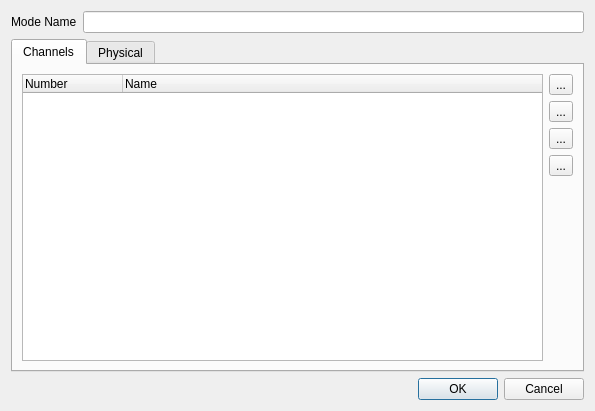
<ui version="4.0" >
 <class>EditMode</class>
 <widget class="QDialog" name="EditMode" >
  <property name="geometry" >
   <rect>
    <x>0</x>
    <y>0</y>
    <width>595</width>
    <height>411</height>
   </rect>
  </property>
  <property name="windowTitle" >
   <string>Dialog</string>
  </property>
  <layout class="QVBoxLayout" >
   <item>
    <layout class="QHBoxLayout" >
     <item>
      <widget class="QLabel" name="m_modeNameLabel" >
       <property name="text" >
        <string>Mode Name</string>
       </property>
      </widget>
     </item>
     <item>
      <widget class="QLineEdit" name="m_modeNameEdit" />
     </item>
    </layout>
   </item>
   <item>
    <widget class="QTabWidget" name="m_tab" >
     <property name="currentIndex" >
      <number>0</number>
     </property>
     <widget class="QWidget" name="tab" >
      <attribute name="title" >
       <string>Channels</string>
      </attribute>
      <layout class="QHBoxLayout" >
       <item>
        <widget class="QTreeWidget" name="m_channelList" >
         <property name="rootIsDecorated" >
          <bool>false</bool>
         </property>
         <property name="itemsExpandable" >
          <bool>false</bool>
         </property>
         <column>
          <property name="text" >
           <string>Number</string>
          </property>
         </column>
         <column>
          <property name="text" >
           <string>Name</string>
          </property>
         </column>
        </widget>
       </item>
       <item>
        <layout class="QVBoxLayout" >
         <item>
          <widget class="QToolButton" name="m_addChannelButton" >
           <property name="text" >
            <string>...</string>
           </property>
          </widget>
         </item>
         <item>
          <widget class="QToolButton" name="m_removeChannelButton" >
           <property name="text" >
            <string>...</string>
           </property>
          </widget>
         </item>
         <item>
          <widget class="QToolButton" name="m_raiseChannelButton" >
           <property name="text" >
            <string>...</string>
           </property>
          </widget>
         </item>
         <item>
          <widget class="QToolButton" name="m_lowerChannelButton" >
           <property name="text" >
            <string>...</string>
           </property>
          </widget>
         </item>
         <item>
          <spacer>
           <property name="orientation" >
            <enum>Qt::Vertical</enum>
           </property>
           <property name="sizeHint" >
            <size>
             <width>20</width>
             <height>40</height>
            </size>
           </property>
          </spacer>
         </item>
        </layout>
       </item>
      </layout>
     </widget>
     <widget class="QWidget" name="tab" >
      <attribute name="title" >
       <string>Physical</string>
      </attribute>
      <layout class="QGridLayout" >
       <item row="0" column="0" >
        <widget class="QGroupBox" name="groupBox" >
         <property name="title" >
          <string>Bulb</string>
         </property>
         <layout class="QVBoxLayout" >
          <item>
           <layout class="QHBoxLayout" >
            <item>
             <widget class="QLabel" name="m_bulbTypeLabel" >
              <property name="text" >
               <string>Type</string>
              </property>
             </widget>
            </item>
            <item>
             <widget class="QComboBox" name="m_bulbTypeCombo" >
              <property name="editable" >
               <bool>true</bool>
              </property>
              <item>
               <property name="text" >
                <string>CDM 70W</string>
               </property>
              </item>
              <item>
               <property name="text" >
                <string>CDM 150W</string>
               </property>
              </item>
              <item>
               <property name="text" >
                <string>CP29 5000W</string>
               </property>
              </item>
              <item>
               <property name="text" >
                <string>CP41 2000W</string>
               </property>
              </item>
              <item>
               <property name="text" >
                <string>CP60 1000W</string>
               </property>
              </item>
              <item>
               <property name="text" >
                <string>CP61 1000W</string>
               </property>
              </item>
              <item>
               <property name="text" >
                <string>CP62 1000W</string>
               </property>
              </item>
              <item>
               <property name="text" >
                <string>CP86 500W</string>
               </property>
              </item>
              <item>
               <property name="text" >
                <string>CP87 500W</string>
               </property>
              </item>
              <item>
               <property name="text" >
                <string>CP88 500W</string>
               </property>
              </item>
              <item>
               <property name="text" >
                <string>EFP 100W</string>
               </property>
              </item>
              <item>
               <property name="text" >
                <string>EFP 150W</string>
               </property>
              </item>
              <item>
               <property name="text" >
                <string>EFR 100W</string>
               </property>
              </item>
              <item>
               <property name="text" >
                <string>EFR 150W</string>
               </property>
              </item>
              <item>
               <property name="text" >
                <string>ELC 250W</string>
               </property>
              </item>
              <item>
               <property name="text" >
                <string>HMI 1200W</string>
               </property>
              </item>
              <item>
               <property name="text" >
                <string>HMI 4000W</string>
               </property>
              </item>
              <item>
               <property name="text" >
                <string>HTI 150W</string>
               </property>
              </item>
              <item>
               <property name="text" >
                <string>HTI 250W</string>
               </property>
              </item>
              <item>
               <property name="text" >
                <string>HTI 300W</string>
               </property>
              </item>
              <item>
               <property name="text" >
                <string>HTI 400W</string>
               </property>
              </item>
              <item>
               <property name="text" >
                <string>HTI 575W</string>
               </property>
              </item>
              <item>
               <property name="text" >
                <string>HTI 700W</string>
               </property>
              </item>
              <item>
               <property name="text" >
                <string>HTI 1200W</string>
               </property>
              </item>
              <item>
               <property name="text" >
                <string>HTI 2500W</string>
               </property>
              </item>
              <item>
               <property name="text" >
                <string>MSD 200W</string>
               </property>
              </item>
              <item>
               <property name="text" >
                <string>MSD 250W</string>
               </property>
              </item>
              <item>
               <property name="text" >
                <string>MSD 275W</string>
               </property>
              </item>
              <item>
               <property name="text" >
                <string>MSD 575W</string>
               </property>
              </item>
              <item>
               <property name="text" >
                <string>MSR 700W</string>
               </property>
              </item>
              <item>
               <property name="text" >
                <string>MSR 1200W</string>
               </property>
              </item>
             </widget>
            </item>
           </layout>
          </item>
          <item>
           <layout class="QHBoxLayout" >
            <item>
             <widget class="QLabel" name="m_bulbLumensLabel" >
              <property name="text" >
               <string>Lumens</string>
              </property>
             </widget>
            </item>
            <item>
             <widget class="QSpinBox" name="m_bulbLumensSpin" >
              <property name="maximum" >
               <number>100000</number>
              </property>
             </widget>
            </item>
           </layout>
          </item>
          <item>
           <layout class="QHBoxLayout" >
            <item>
             <widget class="QLabel" name="m_bulbTempLabel" >
              <property name="text" >
               <string>Color Temperature (K)</string>
              </property>
             </widget>
            </item>
            <item>
             <widget class="QComboBox" name="m_bulbTempCombo" >
              <property name="editable" >
               <bool>true</bool>
              </property>
              <item>
               <property name="text" >
                <string>2000</string>
               </property>
              </item>
              <item>
               <property name="text" >
                <string>2800</string>
               </property>
              </item>
              <item>
               <property name="text" >
                <string>3200</string>
               </property>
              </item>
              <item>
               <property name="text" >
                <string>4000</string>
               </property>
              </item>
              <item>
               <property name="text" >
                <string>4500</string>
               </property>
              </item>
              <item>
               <property name="text" >
                <string>5000</string>
               </property>
              </item>
              <item>
               <property name="text" >
                <string>5500</string>
               </property>
              </item>
              <item>
               <property name="text" >
                <string>6000</string>
               </property>
              </item>
              <item>
               <property name="text" >
                <string>6500</string>
               </property>
              </item>
              <item>
               <property name="text" >
                <string>9300</string>
               </property>
              </item>
             </widget>
            </item>
           </layout>
          </item>
         </layout>
        </widget>
       </item>
       <item row="0" column="1" >
        <widget class="QGroupBox" name="groupBox_3" >
         <property name="title" >
          <string>Dimensions</string>
         </property>
         <layout class="QVBoxLayout" >
          <item>
           <layout class="QHBoxLayout" >
            <item>
             <widget class="QLabel" name="m_weightLabel" >
              <property name="text" >
               <string>Weight</string>
              </property>
             </widget>
            </item>
            <item>
             <widget class="QSpinBox" name="m_weightSpin" >
              <property name="suffix" >
               <string>kg</string>
              </property>
             </widget>
            </item>
           </layout>
          </item>
          <item>
           <layout class="QHBoxLayout" >
            <item>
             <widget class="QLabel" name="m_widthLabel" >
              <property name="text" >
               <string>Width</string>
              </property>
             </widget>
            </item>
            <item>
             <widget class="QSpinBox" name="m_widthSpin" >
              <property name="suffix" >
               <string>mm</string>
              </property>
             </widget>
            </item>
           </layout>
          </item>
          <item>
           <layout class="QHBoxLayout" >
            <item>
             <widget class="QLabel" name="m_heightLabel" >
              <property name="text" >
               <string>Height</string>
              </property>
             </widget>
            </item>
            <item>
             <widget class="QSpinBox" name="m_heightSpin" >
              <property name="suffix" >
               <string>mm</string>
              </property>
             </widget>
            </item>
           </layout>
          </item>
          <item>
           <layout class="QHBoxLayout" >
            <item>
             <widget class="QLabel" name="m_depthLabel" >
              <property name="text" >
               <string>Depth</string>
              </property>
             </widget>
            </item>
            <item>
             <widget class="QSpinBox" name="m_depthSpin" >
              <property name="suffix" >
               <string>mm</string>
              </property>
             </widget>
            </item>
           </layout>
          </item>
         </layout>
        </widget>
       </item>
       <item row="1" column="0" >
        <widget class="QGroupBox" name="groupBox_2" >
         <property name="title" >
          <string>Lens</string>
         </property>
         <layout class="QVBoxLayout" >
          <item>
           <layout class="QHBoxLayout" >
            <item>
             <widget class="QLabel" name="m_lensNameLabel" >
              <property name="text" >
               <string>Name</string>
              </property>
             </widget>
            </item>
            <item>
             <widget class="QComboBox" name="m_lensNameCombo" >
              <property name="editable" >
               <bool>true</bool>
              </property>
              <item>
               <property name="text" >
                <string>Other</string>
               </property>
              </item>
              <item>
               <property name="text" >
                <string>PC</string>
               </property>
              </item>
              <item>
               <property name="text" >
                <string>Fresnel</string>
               </property>
              </item>
             </widget>
            </item>
           </layout>
          </item>
          <item>
           <layout class="QHBoxLayout" >
            <item>
             <widget class="QLabel" name="m_lensDegreesMinLabel" >
              <property name="text" >
               <string>Min Degrees</string>
              </property>
             </widget>
            </item>
            <item>
             <widget class="QSpinBox" name="m_lensDegreesMinSpin" />
            </item>
           </layout>
          </item>
          <item>
           <layout class="QHBoxLayout" >
            <item>
             <widget class="QLabel" name="m_lensDegreesMaxLabel" >
              <property name="text" >
               <string>Max Degrees</string>
              </property>
             </widget>
            </item>
            <item>
             <widget class="QSpinBox" name="m_lensDegreesMaxSpin" />
            </item>
           </layout>
          </item>
         </layout>
        </widget>
       </item>
       <item row="1" column="1" >
        <widget class="QGroupBox" name="groupBox_4" >
         <property name="title" >
          <string>Focus</string>
         </property>
         <layout class="QVBoxLayout" >
          <item>
           <layout class="QHBoxLayout" >
            <item>
             <widget class="QLabel" name="m_focusTypeLabel" >
              <property name="text" >
               <string>Type</string>
              </property>
             </widget>
            </item>
            <item>
             <widget class="QComboBox" name="m_focusTypeCombo" >
              <property name="editable" >
               <bool>true</bool>
              </property>
              <item>
               <property name="text" >
                <string>Fixed</string>
               </property>
              </item>
              <item>
               <property name="text" >
                <string>Head</string>
               </property>
              </item>
              <item>
               <property name="text" >
                <string>Mirror</string>
               </property>
              </item>
              <item>
               <property name="text" >
                <string>Barrel</string>
               </property>
              </item>
             </widget>
            </item>
           </layout>
          </item>
          <item>
           <layout class="QHBoxLayout" >
            <item>
             <widget class="QLabel" name="m_panMaxLabel" >
              <property name="text" >
               <string>Pan Max Degrees</string>
              </property>
             </widget>
            </item>
            <item>
             <widget class="QSpinBox" name="m_panMaxSpin" />
            </item>
           </layout>
          </item>
          <item>
           <layout class="QHBoxLayout" >
            <item>
             <widget class="QLabel" name="m_tiltMaxLabel" >
              <property name="text" >
               <string>Tilt Max Degrees</string>
              </property>
             </widget>
            </item>
            <item>
             <widget class="QSpinBox" name="m_tiltMaxSpin" />
            </item>
           </layout>
          </item>
         </layout>
        </widget>
       </item>
      </layout>
     </widget>
    </widget>
   </item>
   <item>
    <widget class="QDialogButtonBox" name="m_buttonBox" >
     <property name="orientation" >
      <enum>Qt::Horizontal</enum>
     </property>
     <property name="standardButtons" >
      <set>QDialogButtonBox::Cancel|QDialogButtonBox::NoButton|QDialogButtonBox::Ok</set>
     </property>
    </widget>
   </item>
  </layout>
 </widget>
 <resources/>
 <connections>
  <connection>
   <sender>m_buttonBox</sender>
   <signal>accepted()</signal>
   <receiver>EditMode</receiver>
   <slot>accept()</slot>
   <hints>
    <hint type="sourcelabel" >
     <x>257</x>
     <y>401</y>
    </hint>
    <hint type="destinationlabel" >
     <x>157</x>
     <y>274</y>
    </hint>
   </hints>
  </connection>
  <connection>
   <sender>m_buttonBox</sender>
   <signal>rejected()</signal>
   <receiver>EditMode</receiver>
   <slot>reject()</slot>
   <hints>
    <hint type="sourcelabel" >
     <x>325</x>
     <y>401</y>
    </hint>
    <hint type="destinationlabel" >
     <x>286</x>
     <y>274</y>
    </hint>
   </hints>
  </connection>
 </connections>
</ui>
